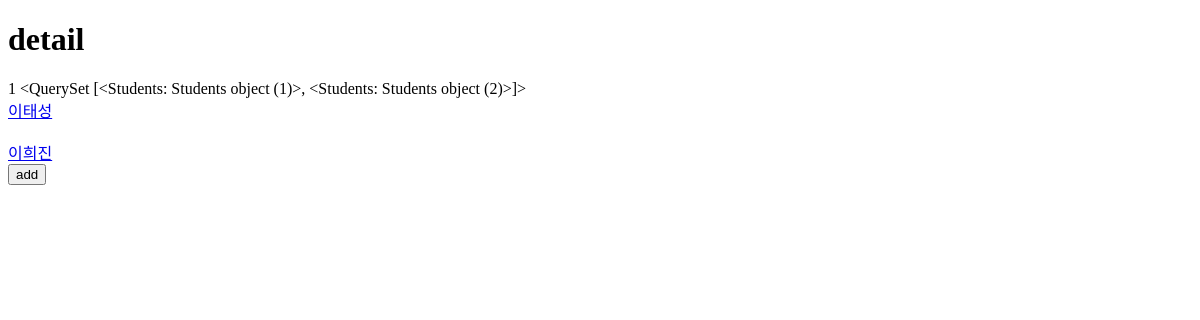
Page /detail/1 on the earlier database version.
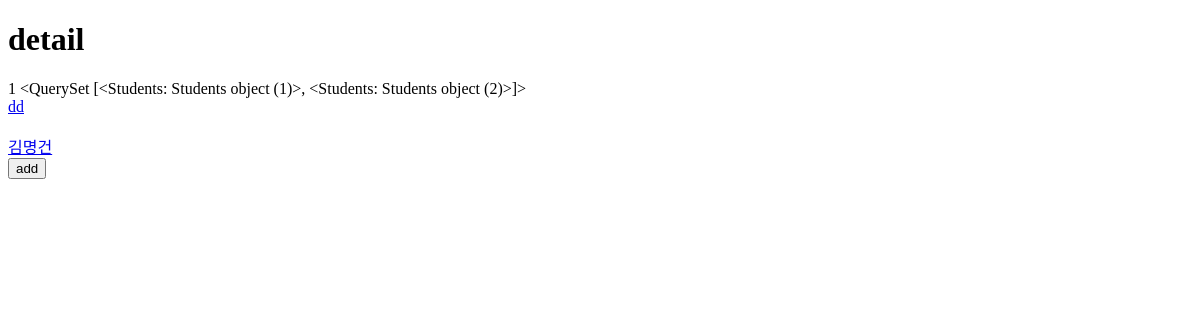
Same page on the later database version.
### firstapp/models.py (models this page shows)
class Students(models.Model):
    class_num = models.IntegerField()
    name = models.CharField(max_length=30)
    phon_num = models.CharField(max_length=30)
    intro_text = models.TextField(max_length=300)

### firstapp/views.py (the view)
# urls.py: path('detail/<int:class_pk>', views.detail, name='detail'),
def detail(request, class_pk):
    Class_obj = AiClass.objects.get(pk=class_pk)
    Students_q = Students.objects.filter(class_num=class_pk)
    context = {'Class_obj':Class_obj, 'Students_q':Students_q, 'class_pk': class_pk}
    return render(request, 'detail.html', context)

### firstapp/templates/detail.html (shortened to what this page needs)
<!DOCTYPE html>
<html lang="en">
<head>
</head>
<body>
    <h1>detail</h1>
    {{class_pk}}
    {{Students_q}}
    {%for students in Students_q%}
        <br/>
        <a href="{% url 'students_detail' students.pk%}">
        {{students.name}}
        </a>
        <br/>
    {%endfor%}
    <a href="{% url 'add' class_pk %}" method="POST"><button type="submit">add</button></a>
    <br/>
</body>
</html>

Differences in the rows shown:
changed Students "<QuerySet [<Students: Students object (1)>, <Students: Students object (2)>]>": name "이태성" → "dd"
changed Students: name "이희진" → "김명건"
